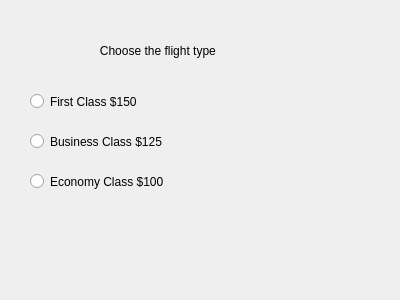
<?xml version="1.0" encoding="UTF-8"?>
<ui version="4.0">
 <class>SecondQtExample</class>
 <widget class="QDialog" name="SecondQtExample">
  <property name="geometry">
   <rect>
    <x>0</x>
    <y>0</y>
    <width>400</width>
    <height>300</height>
   </rect>
  </property>
  <property name="windowTitle">
   <string>Dialog</string>
  </property>
  <widget class="QLabel" name="label">
   <property name="geometry">
    <rect>
     <x>10</x>
     <y>30</y>
     <width>371</width>
     <height>41</height>
    </rect>
   </property>
   <property name="text">
    <string>                           Choose the flight type</string>
   </property>
  </widget>
  <widget class="QRadioButton" name="radioButtonFirstClass">
   <property name="geometry">
    <rect>
     <x>30</x>
     <y>90</y>
     <width>161</width>
     <height>23</height>
    </rect>
   </property>
   <property name="text">
    <string>First Class $150</string>
   </property>
  </widget>
  <widget class="QRadioButton" name="radioButtonBusinessClass">
   <property name="geometry">
    <rect>
     <x>30</x>
     <y>130</y>
     <width>181</width>
     <height>23</height>
    </rect>
   </property>
   <property name="text">
    <string>Business Class $125</string>
   </property>
  </widget>
  <widget class="QRadioButton" name="radioButtonEconomyClass">
   <property name="geometry">
    <rect>
     <x>30</x>
     <y>170</y>
     <width>181</width>
     <height>23</height>
    </rect>
   </property>
   <property name="text">
    <string>Economy Class $100</string>
   </property>
  </widget>
  <widget class="QLabel" name="labelFare">
   <property name="geometry">
    <rect>
     <x>30</x>
     <y>226</y>
     <width>341</width>
     <height>31</height>
    </rect>
   </property>
   <property name="text">
    <string/>
   </property>
  </widget>
 </widget>
 <resources/>
 <connections/>
</ui>
